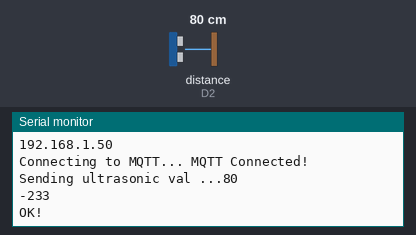
A sketch run on a simulated ESP8266 (NodeMCU). On the bench: the last lines printed to the serial monitor. Wiring (inferred from the names in the program): ultrasonic range finder: trigger D1; echo D2. The inputs (shaded band) are chosen by the test bench; at power-on: distance to the obstacle (sensor on D2) 80 cm. The echo pulse lasts 58.3 µs per cm; WiFi joins after 1.5 s; servers stay silent unless stated; no MQTT or app messages arrive unless stated.

Above: at 2.7 s.
2.8 s: distance to the obstacle (sensor on D2) set to 2 cm
At 4.1 s:
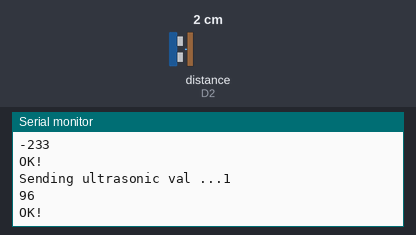
4.3 s: distance to the obstacle (sensor on D2) set to 4 cm
At 6.8 s:
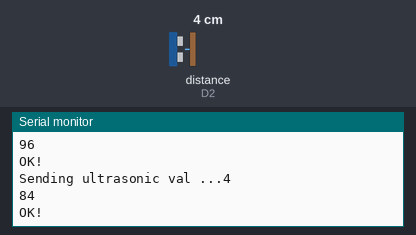
Timing chart, 0 to 8.3 s (numbered marks = the images above; inputs shaded):
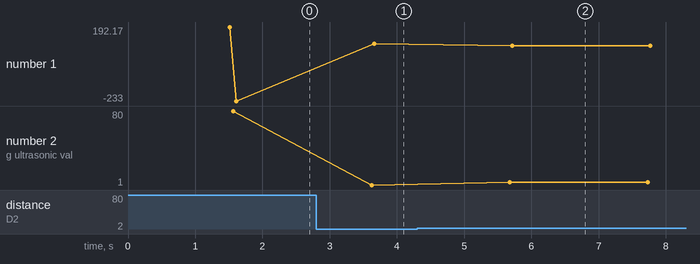

The sketch:

nodemcu.ino
```cpp
/****************************************************/
#include <ESP8266WiFi.h>
#include "Adafruit_MQTT.h"
#include "Adafruit_MQTT_Client.h"

int trigPin=D1;
int echoPin=D2;
long duration, dist,dist1;
long aver1[3];   //array for average


/************************* WiFi Access Point *********************************/

#define WLAN_SSID       "wolverine"
#define WLAN_PASS       "wolverine"

/************************* Adafruit.io Setup *********************************/

#define AIO_SERVER      "io.adafruit.com"
#define AIO_SERVERPORT  1883                   // use 8883 for SSL
#define AIO_USERNAME    "gksingh24"
#define AIO_KEY         "21adca36f0484f68a8390feb309a989d"

/************ Global State (you don't need to change this!) ******************/

// Create an ESP8266 WiFiClient class to connect to the MQTT server.
WiFiClient client;
// or... use WiFiFlientSecure for SSL
//WiFiClientSecure client;

// Setup the MQTT client class by passing in the WiFi client and MQTT server and login details.
Adafruit_MQTT_Client mqtt(&client, AIO_SERVER, AIO_SERVERPORT, AIO_USERNAME, AIO_KEY);

/****************************** Feeds ***************************************/

// Setup a feed called 'ultrasonic' for publishing.
// Notice MQTT paths for AIO follow the form: <username>/feeds/<feedname>
Adafruit_MQTT_Publish ultrasonic = Adafruit_MQTT_Publish(&mqtt, AIO_USERNAME "/feeds/ultrasonic");


/*************************** Sketch Code ************************************/

// Bug workaround for Arduino 1.6.6, it seems to need a function declaration
// for some reason (only affects ESP8266, likely an arduino-builder bug).
void MQTT_connect();

void setup() {
  Serial.begin(115200);
  delay(10);
  pinMode(trigPin,OUTPUT);
  pinMode(echoPin,INPUT);

  //Serial.println(F("Adafruit MQTT demo"));

  // Connect to WiFi access point.
  Serial.println(); Serial.println();
  Serial.print("Connecting to ");
  Serial.println(WLAN_SSID);

  WiFi.begin(WLAN_SSID, WLAN_PASS);
  while (WiFi.status() != WL_CONNECTED) {
    delay(500);
    Serial.print(".");
  }
  Serial.println();

  Serial.println("WiFi connected");
  Serial.println("IP address: "); Serial.println(WiFi.localIP());
}


void loop() {
  // Ensure the connection to the MQTT server is alive (this will make the first
  // connection and automatically reconnect when disconnected).  See the MQTT_connect
  // function definition further below.
  MQTT_connect();

  // this is our 'wait for incoming subscription packets' busy subloop
  // try to spend your time here


  // Now we can publish stuff!
  Serial.print(F("\nSending ultrasonic val "));
  Serial.print("...");
  for (int i=0;i<=2;i++) {   //average distance
   dist1= measure(trigPin,echoPin);
   aver1[i]=dist1;
   delay(10);              //delay between measurements
  }
 dist1=(aver1[0]+aver1[1]+aver1[2])/3;   //average distance
 Serial.println(dist1);
 long percent=(100-(dist1*100/24));
 int perc=(int)percent;
  Serial.println(perc);

  if (! ultrasonic.publish(perc)) {
    Serial.println(F("Failed"));
  } else {
    Serial.println(F("OK!"));
  }
delay(2020);

}

// Function to connect and reconnect as necessary to the MQTT server.
// Should be called in the loop function and it will take care if connecting.
void MQTT_connect() {
  int8_t ret;

  // Stop if already connected.
  if (mqtt.connected()) {
    return;
  }

  Serial.print("Connecting to MQTT... ");

  uint8_t retries = 3;
  while ((ret = mqtt.connect()) != 0) { // connect will return 0 for connected
       Serial.println(mqtt.connectErrorString(ret));
       Serial.println("Retrying MQTT connection in 5 seconds...");
       mqtt.disconnect();
       delay(5000);  // wait 5 seconds
       retries--;
       if (retries == 0) {
         // basically die and wait for WDT to reset me
         while (1);
       }
  }
  Serial.println("MQTT Connected!");
}

//function to measure distance
long measure(int trigPin,int echoPin) {
digitalWrite(trigPin, LOW);
delayMicroseconds(5);
digitalWrite(trigPin, HIGH);
delayMicroseconds(15);
digitalWrite(trigPin, LOW);
pinMode(echoPin, INPUT);
duration = pulseIn(echoPin, HIGH);
dist = (duration/2) / 29.1;    //obtain distance
return dist;
}
```

Measured:
- after the input at 2.8 s, the serial monitor: prints a new line after 0.83 s (image 1)
- after the input at 4.3 s, the serial monitor: prints a new line after 1.4 s (image 2)
- plotted number 1: -233 → 96 after the input at 2.8 s, 96 → 84 after the input at 4.3 s
- plotted number 2: 80 → 1 after the input at 2.8 s, 1 → 4 after the input at 4.3 s
